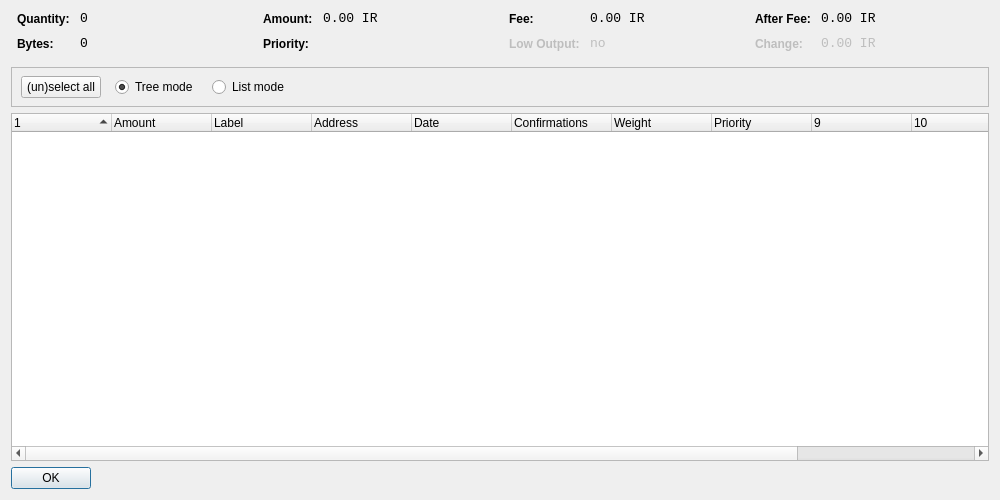
<?xml version="1.0" encoding="UTF-8"?>
<ui version="4.0">
 <class>CoinControlDialog</class>
 <widget class="QWidget" name="CoinControlDialog">
  <property name="geometry">
   <rect>
    <x>0</x>
    <y>0</y>
    <width>1000</width>
    <height>500</height>
   </rect>
  </property>
  <property name="windowTitle">
   <string>Coin Control</string>
  </property>
  <layout class="QVBoxLayout" name="verticalLayout">
   <item>
    <layout class="QHBoxLayout" name="horizontalLayoutTop" stretch="0,0,0,0">
     <property name="topMargin">
      <number>0</number>
     </property>
     <property name="bottomMargin">
      <number>10</number>
     </property>
     <item>
      <layout class="QFormLayout" name="formLayoutCoinControl1">
       <property name="horizontalSpacing">
        <number>10</number>
       </property>
       <property name="verticalSpacing">
        <number>10</number>
       </property>
       <property name="leftMargin">
        <number>6</number>
       </property>
       <property name="rightMargin">
        <number>6</number>
       </property>
       <item row="0" column="0">
        <widget class="QLabel" name="labelCoinControlQuantityText">
         <property name="styleSheet">
          <string notr="true">font-weight:bold;</string>
         </property>
         <property name="text">
          <string>Quantity:</string>
         </property>
        </widget>
       </item>
       <item row="0" column="1">
        <widget class="QLabel" name="labelCoinControlQuantity">
         <property name="font">
          <font>
           <family>Monospace</family>
           <pointsize>10</pointsize>
          </font>
         </property>
         <property name="cursor">
          <cursorShape>IBeamCursor</cursorShape>
         </property>
         <property name="contextMenuPolicy">
          <enum>Qt::ActionsContextMenu</enum>
         </property>
         <property name="text">
          <string notr="true">0</string>
         </property>
         <property name="textInteractionFlags">
          <set>Qt::LinksAccessibleByMouse|Qt::TextSelectableByKeyboard|Qt::TextSelectableByMouse</set>
         </property>
        </widget>
       </item>
       <item row="1" column="0">
        <widget class="QLabel" name="labelCoinControlBytesText">
         <property name="styleSheet">
          <string notr="true">font-weight:bold;</string>
         </property>
         <property name="text">
          <string>Bytes:</string>
         </property>
        </widget>
       </item>
       <item row="1" column="1">
        <widget class="QLabel" name="labelCoinControlBytes">
         <property name="font">
          <font>
           <family>Monospace</family>
           <pointsize>10</pointsize>
          </font>
         </property>
         <property name="cursor">
          <cursorShape>IBeamCursor</cursorShape>
         </property>
         <property name="contextMenuPolicy">
          <enum>Qt::ActionsContextMenu</enum>
         </property>
         <property name="text">
          <string notr="true">0</string>
         </property>
         <property name="textInteractionFlags">
          <set>Qt::LinksAccessibleByMouse|Qt::TextSelectableByKeyboard|Qt::TextSelectableByMouse</set>
         </property>
        </widget>
       </item>
      </layout>
     </item>
     <item>
      <layout class="QFormLayout" name="formLayoutCoinControl2">
       <property name="horizontalSpacing">
        <number>10</number>
       </property>
       <property name="verticalSpacing">
        <number>10</number>
       </property>
       <property name="leftMargin">
        <number>6</number>
       </property>
       <property name="rightMargin">
        <number>6</number>
       </property>
       <item row="0" column="0">
        <widget class="QLabel" name="labelCoinControlAmountText">
         <property name="styleSheet">
          <string notr="true">font-weight:bold;</string>
         </property>
         <property name="text">
          <string>Amount:</string>
         </property>
        </widget>
       </item>
       <item row="0" column="1">
        <widget class="QLabel" name="labelCoinControlAmount">
         <property name="font">
          <font>
           <family>Monospace</family>
           <pointsize>10</pointsize>
          </font>
         </property>
         <property name="cursor">
          <cursorShape>IBeamCursor</cursorShape>
         </property>
         <property name="contextMenuPolicy">
          <enum>Qt::ActionsContextMenu</enum>
         </property>
         <property name="text">
          <string notr="true">0.00 IR</string>
         </property>
         <property name="textInteractionFlags">
          <set>Qt::LinksAccessibleByMouse|Qt::TextSelectableByKeyboard|Qt::TextSelectableByMouse</set>
         </property>
        </widget>
       </item>
       <item row="1" column="0">
        <widget class="QLabel" name="labelCoinControlPriorityText">
         <property name="styleSheet">
          <string notr="true">font-weight:bold;</string>
         </property>
         <property name="text">
          <string>Priority:</string>
         </property>
        </widget>
       </item>
       <item row="1" column="1">
        <widget class="QLabel" name="labelCoinControlPriority">
         <property name="font">
          <font>
           <family>Monospace</family>
           <pointsize>10</pointsize>
          </font>
         </property>
         <property name="cursor">
          <cursorShape>IBeamCursor</cursorShape>
         </property>
         <property name="contextMenuPolicy">
          <enum>Qt::ActionsContextMenu</enum>
         </property>
         <property name="text">
          <string/>
         </property>
         <property name="textInteractionFlags">
          <set>Qt::LinksAccessibleByMouse|Qt::TextSelectableByKeyboard|Qt::TextSelectableByMouse</set>
         </property>
        </widget>
       </item>
      </layout>
     </item>
     <item>
      <layout class="QFormLayout" name="formLayoutCoinControl3">
       <property name="horizontalSpacing">
        <number>10</number>
       </property>
       <property name="verticalSpacing">
        <number>10</number>
       </property>
       <property name="leftMargin">
        <number>6</number>
       </property>
       <property name="rightMargin">
        <number>6</number>
       </property>
       <item row="0" column="0">
        <widget class="QLabel" name="labelCoinControlFeeText">
         <property name="styleSheet">
          <string notr="true">font-weight:bold;</string>
         </property>
         <property name="text">
          <string>Fee:</string>
         </property>
        </widget>
       </item>
       <item row="0" column="1">
        <widget class="QLabel" name="labelCoinControlFee">
         <property name="font">
          <font>
           <family>Monospace</family>
           <pointsize>10</pointsize>
          </font>
         </property>
         <property name="cursor">
          <cursorShape>IBeamCursor</cursorShape>
         </property>
         <property name="contextMenuPolicy">
          <enum>Qt::ActionsContextMenu</enum>
         </property>
         <property name="text">
          <string notr="true">0.00 IR</string>
         </property>
         <property name="textInteractionFlags">
          <set>Qt::LinksAccessibleByMouse|Qt::TextSelectableByKeyboard|Qt::TextSelectableByMouse</set>
         </property>
        </widget>
       </item>
       <item row="1" column="0">
        <widget class="QLabel" name="labelCoinControlLowOutputText">
         <property name="enabled">
          <bool>false</bool>
         </property>
         <property name="styleSheet">
          <string notr="true">font-weight:bold;</string>
         </property>
         <property name="text">
          <string>Low Output:</string>
         </property>
        </widget>
       </item>
       <item row="1" column="1">
        <widget class="QLabel" name="labelCoinControlLowOutput">
         <property name="enabled">
          <bool>false</bool>
         </property>
         <property name="font">
          <font>
           <family>Monospace</family>
           <pointsize>10</pointsize>
          </font>
         </property>
         <property name="cursor">
          <cursorShape>IBeamCursor</cursorShape>
         </property>
         <property name="contextMenuPolicy">
          <enum>Qt::ActionsContextMenu</enum>
         </property>
         <property name="text">
          <string>no</string>
         </property>
         <property name="textInteractionFlags">
          <set>Qt::LinksAccessibleByMouse|Qt::TextSelectableByKeyboard|Qt::TextSelectableByMouse</set>
         </property>
        </widget>
       </item>
      </layout>
     </item>
     <item>
      <layout class="QFormLayout" name="formLayoutCoinControl4">
       <property name="horizontalSpacing">
        <number>10</number>
       </property>
       <property name="verticalSpacing">
        <number>10</number>
       </property>
       <property name="leftMargin">
        <number>6</number>
       </property>
       <property name="rightMargin">
        <number>6</number>
       </property>
       <item row="0" column="0">
        <widget class="QLabel" name="labelCoinControlAfterFeeText">
         <property name="styleSheet">
          <string notr="true">font-weight:bold;</string>
         </property>
         <property name="text">
          <string>After Fee:</string>
         </property>
        </widget>
       </item>
       <item row="0" column="1">
        <widget class="QLabel" name="labelCoinControlAfterFee">
         <property name="font">
          <font>
           <family>Monospace</family>
           <pointsize>10</pointsize>
          </font>
         </property>
         <property name="cursor">
          <cursorShape>IBeamCursor</cursorShape>
         </property>
         <property name="contextMenuPolicy">
          <enum>Qt::ActionsContextMenu</enum>
         </property>
         <property name="text">
          <string notr="true">0.00 IR</string>
         </property>
         <property name="textInteractionFlags">
          <set>Qt::LinksAccessibleByMouse|Qt::TextSelectableByKeyboard|Qt::TextSelectableByMouse</set>
         </property>
        </widget>
       </item>
       <item row="1" column="0">
        <widget class="QLabel" name="labelCoinControlChangeText">
         <property name="enabled">
          <bool>false</bool>
         </property>
         <property name="styleSheet">
          <string notr="true">font-weight:bold;</string>
         </property>
         <property name="text">
          <string>Change:</string>
         </property>
        </widget>
       </item>
       <item row="1" column="1">
        <widget class="QLabel" name="labelCoinControlChange">
         <property name="enabled">
          <bool>false</bool>
         </property>
         <property name="font">
          <font>
           <family>Monospace</family>
           <pointsize>10</pointsize>
          </font>
         </property>
         <property name="cursor">
          <cursorShape>IBeamCursor</cursorShape>
         </property>
         <property name="contextMenuPolicy">
          <enum>Qt::ActionsContextMenu</enum>
         </property>
         <property name="text">
          <string notr="true">0.00 IR</string>
         </property>
         <property name="textInteractionFlags">
          <set>Qt::LinksAccessibleByMouse|Qt::TextSelectableByKeyboard|Qt::TextSelectableByMouse</set>
         </property>
        </widget>
       </item>
      </layout>
     </item>
    </layout>
   </item>
   <item>
    <widget class="QFrame" name="frame">
     <property name="minimumSize">
      <size>
       <width>0</width>
       <height>40</height>
      </size>
     </property>
     <property name="frameShape">
      <enum>QFrame::StyledPanel</enum>
     </property>
     <property name="frameShadow">
      <enum>QFrame::Sunken</enum>
     </property>
     <widget class="QWidget" name="horizontalLayoutWidget">
      <property name="geometry">
       <rect>
        <x>10</x>
        <y>0</y>
        <width>781</width>
        <height>41</height>
       </rect>
      </property>
      <layout class="QHBoxLayout" name="horizontalLayoutPanel" stretch="0,0,0,0">
       <property name="spacing">
        <number>14</number>
       </property>
       <item>
        <widget class="QPushButton" name="pushButtonSelectAll">
         <property name="sizePolicy">
          <sizepolicy hsizetype="Maximum" vsizetype="Fixed">
           <horstretch>0</horstretch>
           <verstretch>0</verstretch>
          </sizepolicy>
         </property>
         <property name="text">
          <string>(un)select all</string>
         </property>
        </widget>
       </item>
       <item>
        <widget class="QRadioButton" name="radioTreeMode">
         <property name="sizePolicy">
          <sizepolicy hsizetype="Maximum" vsizetype="Fixed">
           <horstretch>0</horstretch>
           <verstretch>0</verstretch>
          </sizepolicy>
         </property>
         <property name="text">
          <string>Tree mode</string>
         </property>
         <property name="checked">
          <bool>true</bool>
         </property>
        </widget>
       </item>
       <item>
        <widget class="QRadioButton" name="radioListMode">
         <property name="sizePolicy">
          <sizepolicy hsizetype="Maximum" vsizetype="Fixed">
           <horstretch>0</horstretch>
           <verstretch>0</verstretch>
          </sizepolicy>
         </property>
         <property name="text">
          <string>List mode</string>
         </property>
        </widget>
       </item>
       <item>
        <spacer name="horizontalSpacer">
         <property name="orientation">
          <enum>Qt::Horizontal</enum>
         </property>
         <property name="sizeHint" stdset="0">
          <size>
           <width>40</width>
           <height>20</height>
          </size>
         </property>
        </spacer>
       </item>
      </layout>
     </widget>
    </widget>
   </item>
   <item>
    <widget class="CoinControlTreeWidget" name="treeWidget">
     <property name="contextMenuPolicy">
      <enum>Qt::CustomContextMenu</enum>
     </property>
     <property name="sortingEnabled">
      <bool>false</bool>
     </property>
     <property name="columnCount">
      <number>12</number>
     </property>
     <attribute name="headerShowSortIndicator" stdset="0">
      <bool>true</bool>
     </attribute>
     <attribute name="headerStretchLastSection">
      <bool>false</bool>
     </attribute>
     <column>
      <property name="text">
       <string/>
      </property>
     </column>
     <column>
      <property name="text">
       <string>Amount</string>
      </property>
     </column>
     <column>
      <property name="text">
       <string>Label</string>
      </property>
     </column>
     <column>
      <property name="text">
       <string>Address</string>
      </property>
     </column>
     <column>
      <property name="text">
       <string>Date</string>
      </property>
     </column>
     <column>
      <property name="text">
       <string>Confirmations</string>
      </property>
      <property name="toolTip">
       <string>Confirmed</string>
      </property>
     </column>
     <column>
      <property name="text">
       <string>Weight</string>
      </property>
     </column>
     <column>
      <property name="text">
       <string>Priority</string>
      </property>
     </column>
     <column>
      <property name="text">
       <string/>
      </property>
     </column>
     <column>
      <property name="text">
       <string/>
      </property>
     </column>
     <column>
      <property name="text">
       <string/>
      </property>
     </column>
     <column>
      <property name="text">
       <string/>
      </property>
     </column>
    </widget>
   </item>
   <item>
    <widget class="QDialogButtonBox" name="buttonBox">
     <property name="sizePolicy">
      <sizepolicy hsizetype="Maximum" vsizetype="Fixed">
       <horstretch>0</horstretch>
       <verstretch>0</verstretch>
      </sizepolicy>
     </property>
     <property name="orientation">
      <enum>Qt::Horizontal</enum>
     </property>
     <property name="standardButtons">
      <set>QDialogButtonBox::Ok</set>
     </property>
    </widget>
   </item>
  </layout>
 </widget>
 <customwidgets>
  <customwidget>
   <class>CoinControlTreeWidget</class>
   <extends>QTreeWidget</extends>
   <header>coincontroltreewidget.h</header>
  </customwidget>
 </customwidgets>
 <resources/>
 <connections/>
</ui>
